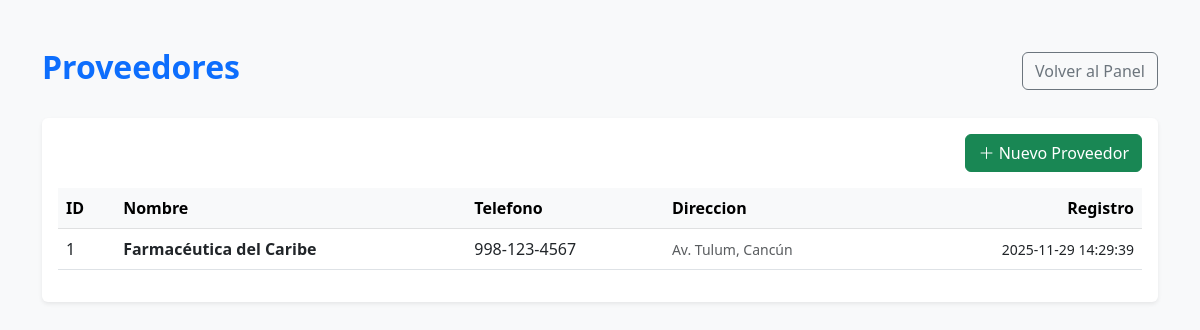
Page /paginas/proveedores.php (signed in) on the committed database.
### tables this page shows
CREATE TABLE `proveedores` (
  `id` int(11) NOT NULL,
  `nombre` varchar(100) NOT NULL,
  `telefono` varchar(20) DEFAULT NULL,
  `direccion` varchar(200) DEFAULT NULL,
  `creado_en` timestamp NOT NULL DEFAULT current_timestamp()
);

### paginas/proveedores.php (the view, shortened to what this page needs)
<?php
require '../logica/db.php';
$stmt = $conn->query("SELECT * FROM proveedores ORDER BY id DESC");
$proveedores = $stmt->fetchAll(PDO::FETCH_ASSOC);
?>
<!DOCTYPE html>
<html lang="es">
<head>
    <link href="https://cdn.jsdelivr.net/npm/bootstrap@5.3.0/dist/css/bootstrap.min.css" rel="stylesheet">
    <link rel="stylesheet" href="https://cdn.jsdelivr.net/npm/bootstrap-icons@1.10.0/font/bootstrap-icons.css">
</head>
<body class="bg-light">
    <div class="container mt-5">
        <div class="d-flex justify-content-between align-items-center mb-4">
            <h2 class="text-primary fw-bold">Proveedores</h2>
            <a href="panel.php" class="btn btn-outline-secondary">Volver al Panel</a>
        </div>
        <div class="card shadow-sm border-0">
            <div class="card-body">
                <div class="mb-3 text-end">
                    <a href="registro_proveedor.php" class="btn btn-success">
                        <i class="bi bi-plus-lg"></i> Nuevo Proveedor
                    </a>
                </div>
                <div class="table-responsive">
                    <table class="table table-hover align-middle">
                        <thead class="table-light">
                            <tr>
                                <th>ID</th>
                                <th>Nombre</th>
                                <th>Telefono</th>
                                <th>Direccion</th>
                                <th class="text-end">Registro</th>
                            </tr>
                        </thead>
                        <tbody>
                            <?php if(count($proveedores) > 0): ?>
                                <?php foreach ($proveedores as $prov): ?>
                                <tr>
                                    <td><?php echo $prov['id']; ?></td>
                                    <td class="fw-bold"><?php echo htmlspecialchars($prov['nombre']); ?></td>
                                    <td><?php echo htmlspecialchars($prov['telefono']); ?></td>
                                    <td class="small text-muted"><?php echo htmlspecialchars($prov['direccion']); ?></td>
                                    <td class="text-end small"><?php echo $prov['creado_en']; ?></td>
                                </tr>
                                <?php endforeach; ?>
                            <?php else: ?>
                                <tr><td colspan="5" class="text-center text-muted">No hay proveedores registrados.</td></tr>
                            <?php endif; ?>
                        </tbody>
                    </table>
                </div>
            </div>
        </div>
    </div>
</body>
</html>

### rows in the picture
proveedores: id "1", nombre "Farmacéutica del Caribe", telefono "998-123-4567", direccion "Av. Tulum, Cancún", creado_en "2025-11-29 14:29:39"
